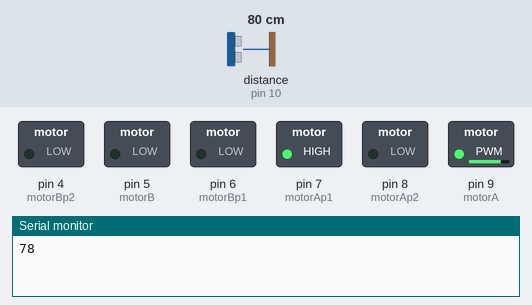
A sketch run on a simulated Arduino Uno, built with avr-gcc and run on an emulated ATmega328P. Parts: switched loads named in the sketch (green lamp = pin HIGH), the last lines printed to the serial monitor. Wiring (inferred from the names in the program): ultrasonic range finder: trigger pin 11; echo pin 10. The inputs (shaded band) are chosen by the test bench; at power-on: distance to the obstacle (sensor on pin 10) 80 cm. The echo pulse lasts 58.3 µs per cm; pins used as bus, display or sensor lines are not drawn.

Above: at 2.3 s.
At 5.6 s:
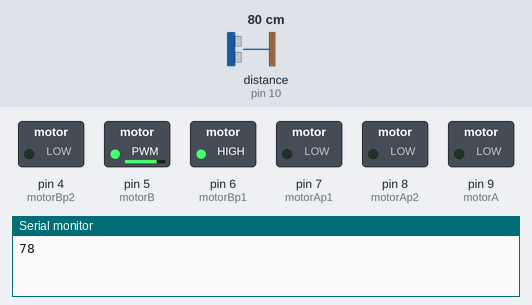
5.7 s: distance to the obstacle (sensor on pin 10) set to 250 cm
At 9.1 s:
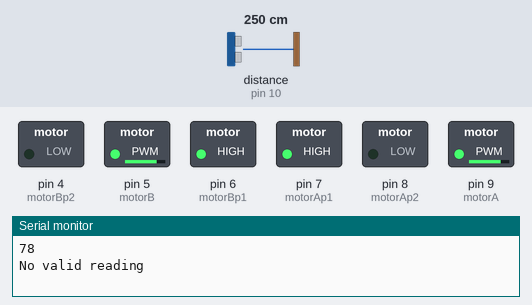
Timing chart, 0 to 15.1 s (numbered marks = the images above; inputs shaded):
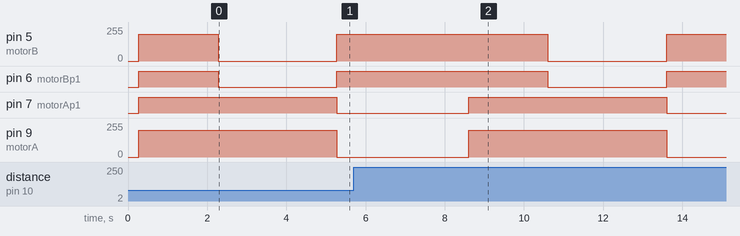

The sketch:

sumo_robot.ino
```cpp
const int trigpin = 11;
const int echopin = 10;
const int motorAp1 = 7;
const int motorAp2 = 8;
const int motorA = 9;
const int motorBp1 = 6;
const int motorBp2 = 4;
const int motorB = 5;
const int ir_front = 2;
const int ir_back = 3;
long duration;
int distance;
int front_ir;
int back_ir;

void setup() {
  pinMode(trigpin, OUTPUT);
  pinMode(echopin, INPUT);
  pinMode(motorAp1, OUTPUT);
  pinMode(motorAp2, OUTPUT);
  pinMode(motorA, OUTPUT);
  pinMode(motorBp1, OUTPUT);
  pinMode(motorBp2, OUTPUT);
  pinMode(motorB, OUTPUT);
  pinMode(ir_front, INPUT);
  pinMode(ir_back, INPUT);
  Serial.begin(9600);
}

void loop() {
  //forward();
  bool enemyDetected = visible_enemy();

  //ir();
  if (enemyDetected){
    forward();

  }else{
    search("snake");

  };
}

bool visible_enemy() {
  long totalDistance = 0;
  int validReadings = 0;

  // Take multiple readings for stability
  for (int i = 0; i < 5; i++) {
    // Trigger the ultrasonic sensor
    digitalWrite(trigpin, LOW);
    delayMicroseconds(2);
    digitalWrite(trigpin, HIGH);
    delayMicroseconds(10);
    digitalWrite(trigpin, LOW);

    duration = pulseIn(echopin, HIGH);
    distance = duration * 0.034 / 2;

    // Ignore zero or out-of-range values
    if (distance > 0 && distance < 200) { // Adjust upper limit as needed
      totalDistance += distance;
      validReadings++;
    }

    delay(50); // Small delay between readings for stability
  }

  // Calculate the average distance if we got valid readings
  if (validReadings > 0) {
    distance = totalDistance / validReadings;
    Serial.println(distance);
  } else {
    Serial.println("No valid reading");
    return false; // No valid distance measured
  }

  // Return true if the averaged distance is within 50 cm
  return distance <= 50;
}


void search(String strategy){
  if (strategy == "tornado"){
    forward_right();
  } else if (strategy == "charge"){
    forward();
  } else if (strategy == "snake"){
    forward();
    delay(2000);
    forward_right();
    delay(3000);
    forward_left();
    delay(3000);
  };
}

void forward(){
 // stop(1000);
  analogWrite(motorA, 200);
  analogWrite(motorB, 200);
  digitalWrite(motorAp1, HIGH);
  digitalWrite(motorAp2, LOW);
  digitalWrite(motorBp1, HIGH);
  digitalWrite(motorBp2, LOW);
}

void backword(){
  //stop(1000);
  analogWrite(motorA, 255);
  analogWrite(motorB, 255);
  digitalWrite(motorAp1, LOW);
  digitalWrite(motorAp2, HIGH);
  digitalWrite(motorBp1, LOW);
  digitalWrite(motorBp2, HIGH);
}

void forward_right(){
  //stop(1000);
  analogWrite(motorA, 200);
  digitalWrite(motorAp1, HIGH);
  digitalWrite(motorAp2, LOW);
  analogWrite(motorB, 0);
  digitalWrite(motorBp1, LOW);
  digitalWrite(motorBp2, LOW);
}

void forward_left(){
  //stop(1000);
  analogWrite(motorB, 200);
  digitalWrite(motorBp1, HIGH);
  digitalWrite(motorBp2, LOW);
  analogWrite(motorA, 0);
  digitalWrite(motorAp1, LOW);
  digitalWrite(motorAp2, LOW);
}

void backword_left(){
  //stop(1000);
  analogWrite(motorB, 255);
  digitalWrite(motorBp1, LOW);
  digitalWrite(motorBp2, HIGH);
  analogWrite(motorA, 0);
  digitalWrite(motorAp1, LOW);
  digitalWrite(motorAp2, LOW);
}

void backword_right(){
  //stop(1000);
  analogWrite(motorA, 255);
  digitalWrite(motorAp1, LOW);
  digitalWrite(motorAp2, HIGH);
  analogWrite(motorB, 0);
  digitalWrite(motorBp1, LOW);
  digitalWrite(motorBp2, LOW);

}

void ir(){
  front_ir = digitalRead(ir_front);
  back_ir = digitalRead(ir_back);


  if (front_ir == 0){
    backword();
    delay(3000);
    forward_right();
    delay(1500);
  } else if(back_ir == 0){
    backword_right();
    delay(1500);
  };
  stop(0);
}

void stop(long stop_time) {
  analogWrite(motorA, 0);
  digitalWrite(motorAp1, LOW);
  digitalWrite(motorAp2, LOW);
  analogWrite(motorB, 0);
  digitalWrite(motorBp1, LOW);
  digitalWrite(motorBp2, LOW);

  delay(stop_time);
}
```
